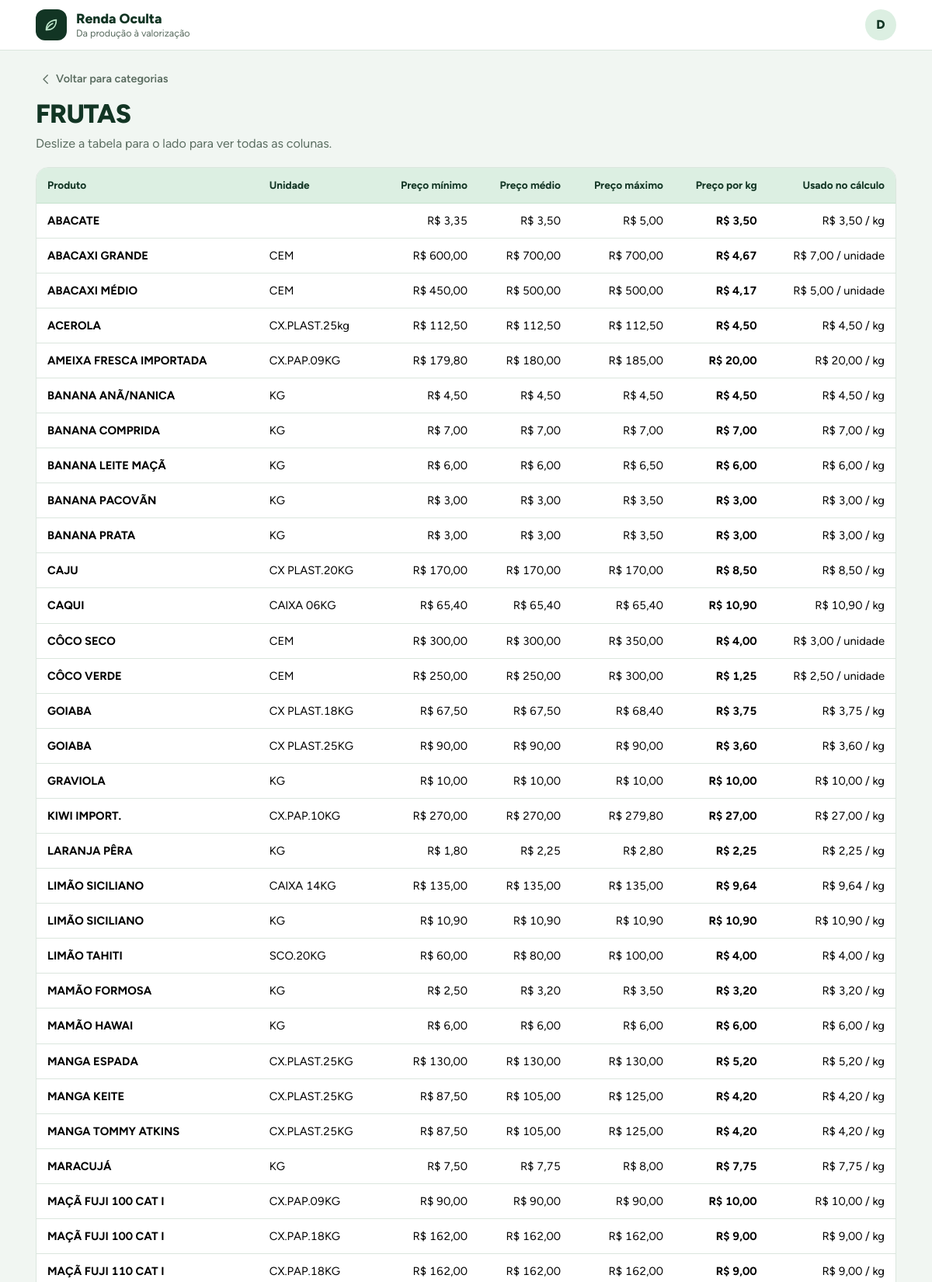
The app's page /tabela/FRUTAS (signed in, upper part) with its own data.
### renda/models.py (models this page shows, shortened)
class User(db.Model):
    __tablename__ = "usuarios"
    id = db.Column(db.Integer, primary_key=True)
    login = db.Column(db.String(120), unique=True, nullable=False, index=True)
    tipo_login = db.Column(db.String(10), nullable=False)
    senha_hash = db.Column(db.String(255), nullable=False)
    nome = db.Column(db.String(100), nullable=False)
    comunidade = db.Column(db.String(100))
    municipio = db.Column(db.String(100))
    papel = db.Column(db.String(20), nullable=False, default="agricultor")
    lembrete_ativo = db.Column(db.Boolean, nullable=False, default=False)
    lembrete_dia = db.Column(db.Integer, nullable=False, default=5)
    consentimento_em = db.Column(db.DateTime)
    criado_em = db.Column(db.DateTime, nullable=False, default=datetime.now)

class Tabela_Preco(db.Model):
    __tablename__ = "tabela_de_precos"
    id = db.Column(db.Integer, primary_key=True)
    nome = db.Column(db.String(100), nullable=False)
    categoria = db.Column(db.String(60), nullable=False)
    unidade = db.Column(db.String(50), nullable=False)
    preco_min = db.Column(db.Float)
    preco_medio = db.Column(db.Float)
    preco_max = db.Column(db.Float)
    preco_kg = db.Column(db.Float, nullable=False)
    medida = db.Column(db.String(10), nullable=False, default="kg")
    rotulo = db.Column(db.String(20), nullable=False, default="kg")
    preco_unitario = db.Column(db.Float, nullable=False)

### renda/routes/tabelas.py (the view)
@bp.route("/tabela/<path:categoria>")
def tabela_categoria(categoria):
    produtos = Tabela_Preco.query.filter_by(
        categoria=categoria
    ).order_by(
        Tabela_Preco.nome
    ).all()
    if not produtos:
        return redirect(
            url_for("tabela")
        )
    return render_template(
        "tabela_categoria.html",
        ativo="mais",
        produtos=produtos,
        categoria=categoria
    )

### renda/filters.py (called while the page is built)
def registrar(app):
    @app.template_filter("plural")
    def plural(rotulo):
        return PLURAIS.get(rotulo, rotulo)
    @app.template_filter("qtd")
    def qtd(valor):
        """5.0 -> '5' | 2.5 -> '2.5'"""
        return f"{valor:.2f}".rstrip("0").rstrip(".") or "0"
    @app.template_filter("brl")
    def brl(valor):
        texto = f"{valor or 0:,.2f}"
        return texto.replace(",", "X").replace(".", ",").replace("X", ".")

### renda/security.py (called while the page is built)
def token_csrf():
    if "csrf" not in session:
        session["csrf"] = secrets.token_urlsafe(32)
    return session["csrf"]

def instalar(app):
    app.jinja_env.globals["csrf_token"] = token_csrf
    @app.before_request
    def guarda():
        g.user = db.session.get(User, session["uid"]) if "uid" in session else None
        if request.method in ("POST", "PUT", "PATCH", "DELETE"):
            enviado = request.form.get("csrf_token") or request.headers.get("X-CSRF-Token") or ""
            if not secrets.compare_digest(enviado, session.get("csrf", "")):
                abort(400, "Sessão expirada. Volte, recarregue a página e tente de novo.")
        if request.endpoint is None or request.endpoint in PUBLICAS:
            return
        if g.user is None:
            return redirect(url_for("auth.entrar", next=request.full_path.rstrip("?")))

### templates/tabela_categoria.html (shortened to what this page needs)
{% extends "base.html" %}
{% from "_icones.html" import icone %}
{% block content %}
    <a class="voltar" href="{{ url_for('tabelas.tabela') }}">{{ icone("voltar", 18) }} Voltar para categorias</a>
    <div class="pagina-cab">
        <h1>{{ categoria }}</h1>
        <p>Deslize a tabela para o lado para ver todas as colunas.</p>
    </div>
    <div class="tabela-wrap">
        <table class="table">
            <thead>
                <tr>
                    <th>Produto</th>
                    <th>Unidade</th>
                    <th>Preço mínimo</th>
                    <th>Preço médio</th>
                    <th>Preço máximo</th>
                    <th>Preço por kg</th>
                    <th>Usado no cálculo</th>
                </tr>
            </thead>
            <tbody>
                {% for produto in produtos %}
                    <tr>
                        <td>{{ produto.nome }}</td>
                        <td>{{ produto.unidade }}</td>
                        <td>R$ {{ (produto.preco_min or 0)|brl }}</td>
                        <td>R$ {{ (produto.preco_medio or 0)|brl }}</td>
                        <td>R$ {{ (produto.preco_max or 0)|brl }}</td>
                        <td><strong>R$ {{ produto.preco_kg|brl }}</strong></td>
                        <td>R$ {{ produto.preco_unitario|brl }} / {{ produto.rotulo }}</td>
                    </tr>
                {% endfor %}
            </tbody>
        </table>
    </div>
{% endblock %}

### templates/base.html (shortened to what this page needs)
{% from "_icones.html" import icone %}
<!DOCTYPE html>
<html lang="pt-br">
<head>
    <link rel="stylesheet" href="{{ url_for('static', filename='vendor/bootstrap.min.css') }}">
    <link rel="stylesheet" href="{{ url_for('static', filename='style.css') }}">
</head>
<body>
<header class="topo">
    <div class="container px-3 d-flex align-items-center justify-content-between">
        <a class="marca" href="{{ url_for('main.home') }}">
            <span class="marca-logo">{{ icone("folha", 22) }}</span>
            <span>
                Renda Oculta
                <small>Da produção à valorização</small>
            </span>
        </a>
        {% if g.user %}
            <a class="avatar" href="{{ url_for('perfil.ver') }}" aria-label="Perfil de {{ g.user.nome }}">{{ g.user.nome[:1]|upper }}</a>
        {% endif %}
    </div>
</header>
<main class="container px-3 pagina">
    {% block content %}{% endblock %}
</main>
</body>
</html>

### static/style.css (style rules this page uses)
:root { --floresta: #123524; --folha: #1f7a4d; --folha-esc: #176239; --broto: #dcefe2; --nevoa: #f1f6f2; --papel: #ffffff; --tinta: #16261c; --muda: #5b6d61; --linha: #dbe6de; --erro: #b3392b; --cor-venda: #1f7a4d; --cor-autoconsumo: #a8793b; --cor-trocas: #e3a73a; --cor-doacoes: #86c39a; --raio: 16px; --dock-h: 72px; --bs-body-font-family: Figtree, "Segoe UI", Arial, sans-serif; --bs-body-color: var(--tinta); --bs-body-bg: var(--nevoa); --bs-border-color: var(--linha); --bs-link-color: var(--folha); --bs-link-hover-color: var(--folha-esc); --bs-link-color-rgb: 31, 122, 77; --bs-link-hover-color-rgb: 23, 98, 57; }
body { font-variant-numeric: tabular-nums; -webkit-font-smoothing: antialiased; padding-bottom: calc(var(--dock-h) + 28px + env(safe-area-inset-bottom)); }
h1, .h1 { font-size: clamp(1.55rem, 4vw, 2.1rem); font-weight: 800; color: var(--floresta); letter-spacing: -.02em; line-height: 1.15; }
.topo { background: var(--papel); border-bottom: 1px solid var(--linha); }
.marca { display: flex; align-items: center; gap: 12px; padding: 12px 0; text-decoration: none; color: var(--floresta); font-weight: 800; font-size: 1.1rem; line-height: 1.1; }
.marca small { display: block; font-weight: 400; font-size: .78rem; color: var(--muda); margin-top: 2px; }
.marca-logo { width: 40px; height: 40px; flex: none; display: grid; place-items: center; border-radius: 12px; background: var(--floresta); color: #bfe8cc; }
.pagina { padding-top: 22px; }
.pagina-cab { margin-bottom: 18px; }
.pagina-cab p { margin: 6px 0 0; color: var(--muda); max-width: 60ch; }
.voltar { display: inline-flex; align-items: center; gap: 4px; margin-bottom: 10px; padding: 4px 10px 4px 4px; color: var(--muda); font-weight: 600; font-size: .9rem; text-decoration: none; border-radius: 999px; }
.tabela-wrap { background: var(--papel); border: 1px solid var(--linha); border-radius: var(--raio); overflow-x: auto; }
.tabela-wrap .table { margin: 0; --bs-table-bg: transparent; min-width: 640px; }
.tabela-wrap th { background: var(--broto); color: var(--floresta); font-weight: 700; font-size: .85rem; white-space: nowrap; border-bottom: 1px solid #c4e2cd; padding: 12px 14px; }
.tabela-wrap td { padding: 11px 14px; vertical-align: middle; border-color: var(--linha); font-size: .92rem; }
.tabela-wrap td:first-child { font-weight: 700; }
.tabela-wrap th:not(:first-child), .tabela-wrap td:not(:first-child) { text-align: right; }
.tabela-wrap th:nth-child(2), .tabela-wrap td:nth-child(2) { text-align: left; }
.avatar { width: 40px; height: 40px; border-radius: 50%; flex: none; display: grid; place-items: center; background: var(--broto); color: var(--floresta); font-weight: 800; text-decoration: none; }

### records on screen
User: user "D"
Tabela_Preco: nome "ABACATE", preco_min "3,35", preco_medio "3,50", preco_max "5,00", preco_kg|brl "3,50", preco_unitario|brl "3,50", rotulo "kg"
Tabela_Preco: nome "ABACAXI GRANDE", unidade "CEM", preco_min "600,00", preco_medio "700,00", preco_max "700,00", preco_kg|brl "4,67", preco_unitario|brl "7,00", rotulo "unidade"
Tabela_Preco: nome "ABACAXI MÉDIO", unidade "CEM", preco_min "450,00", preco_medio "500,00", preco_max "500,00", preco_kg|brl "4,17", preco_unitario|brl "5,00", rotulo "unidade"
Tabela_Preco: nome "ACEROLA", unidade "CX.PLAST.25kg", preco_min "112,50", preco_medio "112,50", preco_max "112,50", preco_kg|brl "4,50", preco_unitario|brl "4,50", rotulo "kg"
Tabela_Preco: nome "AMEIXA FRESCA IMPORTADA", unidade "CX.PAP.09KG", preco_min "179,80", preco_medio "180,00", preco_max "185,00", preco_kg|brl "20,00", preco_unitario|brl "20,00", rotulo "kg"
Tabela_Preco: nome "BANANA ANÃ/NANICA", unidade "KG", preco_min "4,50", preco_medio "4,50", preco_max "4,50", preco_kg|brl "4,50", preco_unitario|brl "4,50", rotulo "kg"
Tabela_Preco: nome "BANANA COMPRIDA", unidade "KG", preco_min "7,00", preco_medio "7,00", preco_max "7,00", preco_kg|brl "7,00", preco_unitario|brl "7,00", rotulo "kg"
Tabela_Preco: nome "BANANA LEITE MAÇÃ", unidade "KG", preco_min "6,00", preco_medio "6,00", preco_max "6,50", preco_kg|brl "6,00", preco_unitario|brl "6,00", rotulo "kg"
Tabela_Preco: nome "BANANA PACOVÃN", unidade "KG", preco_min "3,00", preco_medio "3,00", preco_max "3,50", preco_kg|brl "3,00", preco_unitario|brl "3,00", rotulo "kg"
Tabela_Preco: nome "BANANA PRATA", unidade "KG", preco_min "3,00", preco_medio "3,00", preco_max "3,50", preco_kg|brl "3,00", preco_unitario|brl "3,00", rotulo "kg"
Tabela_Preco: nome "CAJU", unidade "CX PLAST.20KG", preco_min "170,00", preco_medio "170,00", preco_max "170,00", preco_kg|brl "8,50", preco_unitario|brl "8,50", rotulo "kg"
Tabela_Preco: nome "CAQUI", unidade "CAIXA 06KG", preco_min "65,40", preco_medio "65,40", preco_max "65,40", preco_kg|brl "10,90", preco_unitario|brl "10,90", rotulo "kg"
Tabela_Preco: nome "CÔCO SECO", unidade "CEM", preco_min "300,00", preco_medio "300,00", preco_max "350,00", preco_kg|brl "4,00", preco_unitario|brl "3,00", rotulo "unidade"
Tabela_Preco: nome "CÔCO VERDE", unidade "CEM", preco_min "250,00", preco_medio "250,00", preco_max "300,00", preco_kg|brl "1,25", preco_unitario|brl "2,50", rotulo "unidade"
Tabela_Preco: nome "GOIABA", unidade "CX PLAST.18KG", preco_min "67,50", preco_medio "67,50", preco_max "68,40", preco_kg|brl "3,75", preco_unitario|brl "3,75", rotulo "kg"
Tabela_Preco: nome "GOIABA", unidade "CX PLAST.25KG", preco_min "90,00", preco_medio "90,00", preco_max "90,00", preco_kg|brl "3,60", preco_unitario|brl "3,60", rotulo "kg"
Tabela_Preco: nome "GRAVIOLA", unidade "KG", preco_min "10,00", preco_medio "10,00", preco_max "10,00", preco_kg|brl "10,00", preco_unitario|brl "10,00", rotulo "kg"
Tabela_Preco: nome "KIWI IMPORT.", unidade "CX.PAP.10KG", preco_min "270,00", preco_medio "270,00", preco_max "279,80", preco_kg|brl "27,00", preco_unitario|brl "27,00", rotulo "kg"
Tabela_Preco: nome "LARANJA PÊRA", unidade "KG", preco_min "1,80", preco_medio "2,25", preco_max "2,80", preco_kg|brl "2,25", preco_unitario|brl "2,25", rotulo "kg"
Tabela_Preco: nome "LIMÃO SICILIANO", unidade "CAIXA 14KG", preco_min "135,00", preco_medio "135,00", preco_max "135,00", preco_kg|brl "9,64", preco_unitario|brl "9,64", rotulo "kg"
Tabela_Preco: nome "LIMÃO SICILIANO", unidade "KG", preco_min "10,90", preco_medio "10,90", preco_max "10,90", preco_kg|brl "10,90", preco_unitario|brl "10,90", rotulo "kg"
Tabela_Preco: nome "LIMÃO TAHITI", unidade "SCO.20KG", preco_min "60,00", preco_medio "80,00", preco_max "100,00", preco_kg|brl "4,00", preco_unitario|brl "4,00", rotulo "kg"
Tabela_Preco: nome "MAMÃO FORMOSA", unidade "KG", preco_min "2,50", preco_medio "3,20", preco_max "3,50", preco_kg|brl "3,20", preco_unitario|brl "3,20", rotulo "kg"
Tabela_Preco: nome "MAMÃO HAWAI", unidade "KG", preco_min "6,00", preco_medio "6,00", preco_max "6,00", preco_kg|brl "6,00", preco_unitario|brl "6,00", rotulo "kg"
Tabela_Preco: nome "MANGA ESPADA", unidade "CX.PLAST.25KG", preco_min "130,00", preco_medio "130,00", preco_max "130,00", preco_kg|brl "5,20", preco_unitario|brl "5,20", rotulo "kg"
Tabela_Preco: nome "MANGA KEITE", unidade "CX.PLAST.25KG", preco_min "87,50", preco_medio "105,00", preco_max "125,00", preco_kg|brl "4,20", preco_unitario|brl "4,20", rotulo "kg"
Tabela_Preco: nome "MANGA TOMMY ATKINS", unidade "CX.PLAST.25KG", preco_min "87,50", preco_medio "105,00", preco_max "125,00", preco_kg|brl "4,20", preco_unitario|brl "4,20", rotulo "kg"
Tabela_Preco: nome "MARACUJÁ", unidade "KG", preco_min "7,50", preco_medio "7,75", preco_max "8,00", preco_kg|brl "7,75", preco_unitario|brl "7,75", rotulo "kg"
Tabela_Preco: nome "MAÇÃ FUJI 100 CAT I", unidade "CX.PAP.09KG", preco_min "90,00", preco_medio "90,00", preco_max "90,00", preco_kg|brl "10,00", preco_unitario|brl "10,00", rotulo "kg"
Tabela_Preco: nome "MAÇÃ FUJI 100 CAT I", unidade "CX.PAP.18KG", preco_min "162,00", preco_medio "162,00", preco_max "162,00", preco_kg|brl "9,00", preco_unitario|brl "9,00", rotulo "kg"
Tabela_Preco: nome "MAÇÃ FUJI 110 CAT I", unidade "CX.PAP.18KG", preco_min "162,00", preco_medio "162,00", preco_max "162,00", preco_kg|brl "9,00", preco_unitario|brl "9,00", rotulo "kg"

### other values on screen
{{ categoria }} "FRUTAS"
